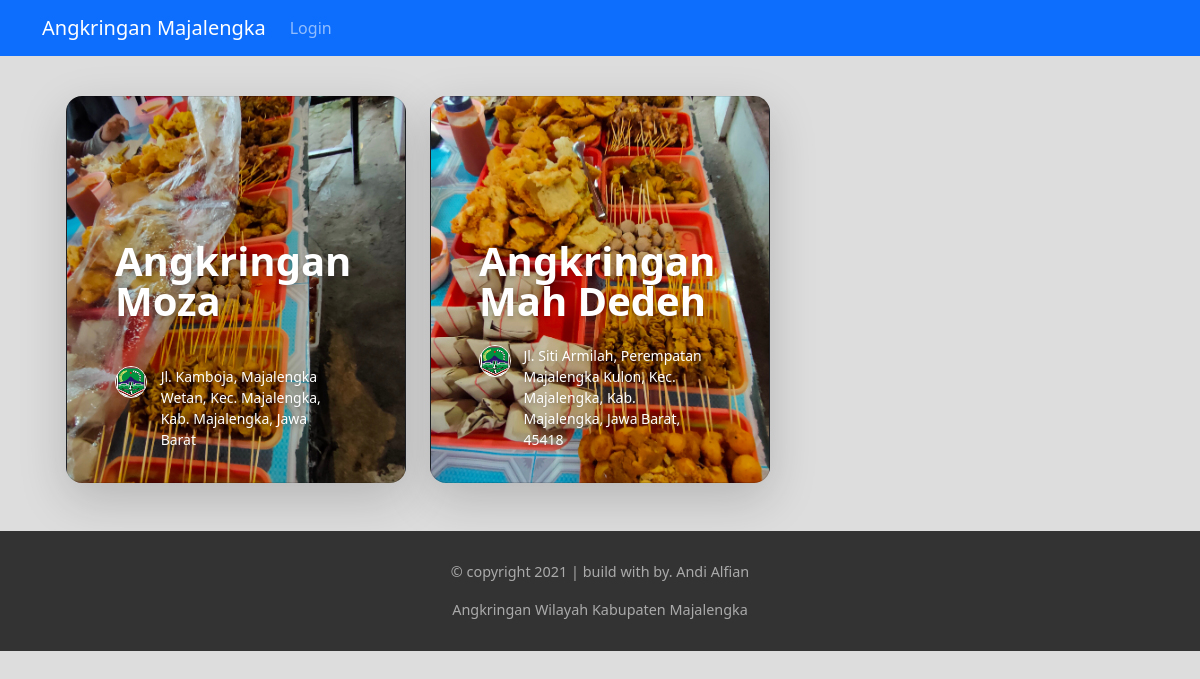
Screenshot of /AK/angkringan with the database file from the repository.
### tables this page shows
CREATE TABLE `angkringan` (
  `id_angkringan` int(20) NOT NULL,
  `id_user` int(11) NOT NULL,
  `nama_angkringan` varchar(50) NOT NULL,
  `nama_pemilik` varchar(20) NOT NULL,
  `alamat` varchar(225) NOT NULL,
  `cover` varchar(100) NOT NULL,
  `phone` varchar(13) NOT NULL,
  `jam_buka_tutup` varchar(50) NOT NULL,
  `accept` int(1) NOT NULL
);

### application/controllers/AK.php (called while the page is built, shortened)
<?php
class AK extends CI_Controller
{
    public function angkringan()
    {
        $data['judul'] = "Home";
        $data['pagination'] = $this->pagination->create_links();
        $limit = ($this->uri->segment(3)) ? $this->uri->segment(3) : 0;
        $data['tampil'] = $this->mydb->angkringan($limit);
        $data['file'] = 'angkringan';
        $this->load->view('guest/index', $data);
    }
}

### index.php (called while the page is built, shortened)
<?php
require_once BASEPATH.'core/CodeIgniter.php';

### application/models/Mydb.php (called while the page is built, shortened)
<?php
class Mydb extends CI_Model
{
    function angkringan($limit)
    {
        $this->db->from('angkringan')->where('accept', '1')->order_by('id_angkringan', 'DESC')->limit(6, $limit);
        return $this->db->get()->result_array();
    }
}

### application/views/guest/angkringan.php (the view, shortened to what this page needs)
<div class="container pt-5" id="custom-cards">
    <div class="row row-cols-1 row-cols-lg-3 align-items-stretch g-4">
        <?php foreach ($tampil as $pd) { ?>
            <div class="col">
                <div class="card card-cover h-100 overflow-hidden text-white bg-dark rounded-5 shadow-lg" style="background-image: url('<?= base_url("images/cover/" . $pd['cover']) ?>');">
                    <div class="d-flex flex-column h-100 p-5 pb-3 text-white text-shadow-1">
                        <h2 class="pt-5 mt-5 mb-4 display-6 lh-1 fw-bold">
                            <a href="<?= base_url("AK/detail_angkringan/" . $pd['id_angkringan']) ?>" class="text-decoration-none text-white">
                                <?= $pd['nama_angkringan'] ?>
                            </a>
                        </h2>
                        <ul class="d-flex list-unstyled mt-auto">
                            <li class="me-auto">
                                <img src="<?= base_url("bootstrap/img/MAJALENGKA_1.jpg") ?>" alt="<?= $pd['nama_angkringan'] ?>" width="32" height="32" class="rounded-circle border border-white">
                            </li>
                            <li class="d-flex align-items-center me-3">
                                <svg class="bi me-2" width="1em" height="1em">
                                    <use xlink:href="#geo-fill" />
                                </svg>
                                <small><?= $pd['alamat'] ?></small>
                            </li>
                        </ul>
                    </div>
                </div>
            </div>
        <?php } ?>
    </div>
</div>

### rows the page displays
angkringan: cover (picture), nama_angkringan "Angkringan Moza", alamat "Jl. Kamboja, Majalengka Wetan, Kec. Majalengka, Kab. Majalengka, Jawa Barat"
angkringan: cover (picture), nama_angkringan "Angkringan Mah Dedeh", alamat "Jl. Siti Armilah, Perempatan Majalengka Kulon, Kec. Majalengka, Kab. Majalengka, Jawa Barat, 45418"
